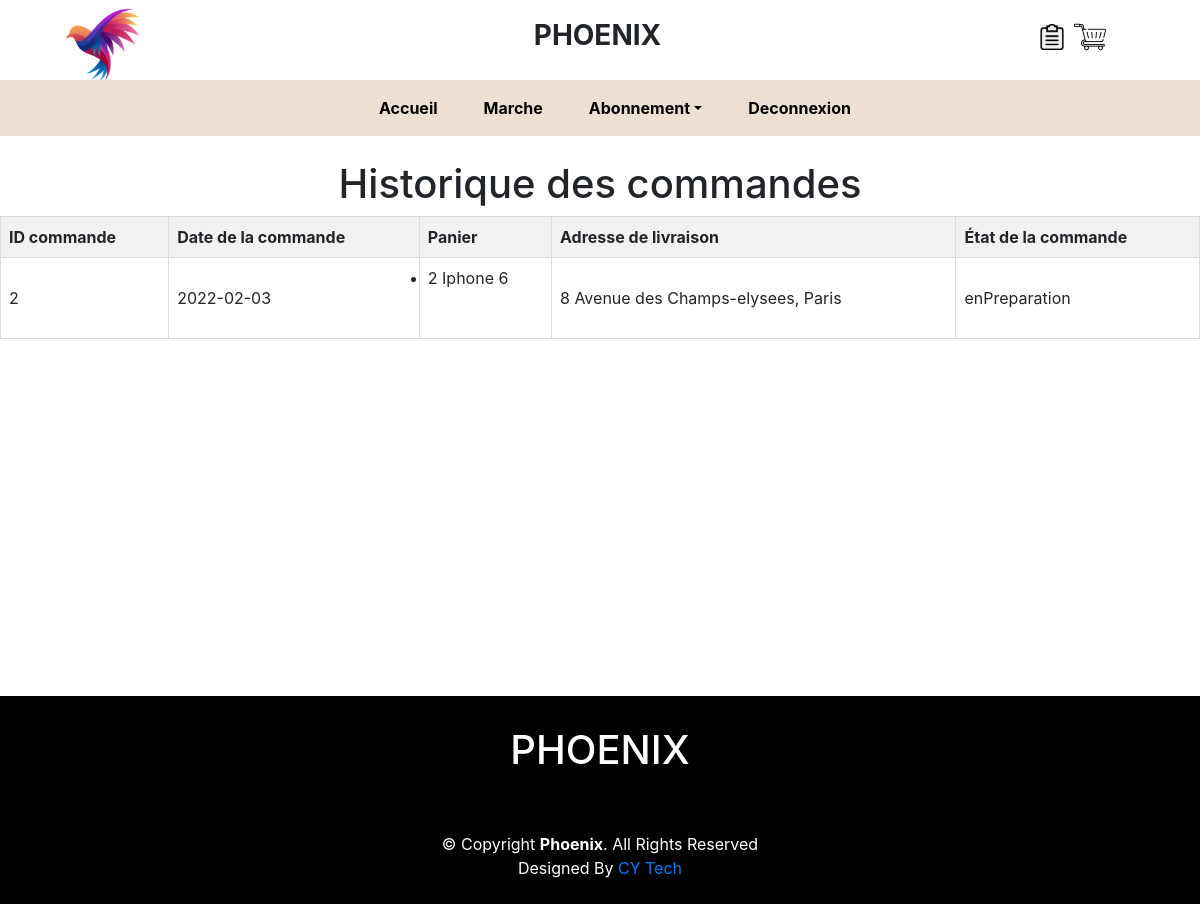
The page /deliveries/php/history.php (signed in) on the database as committed earlier.
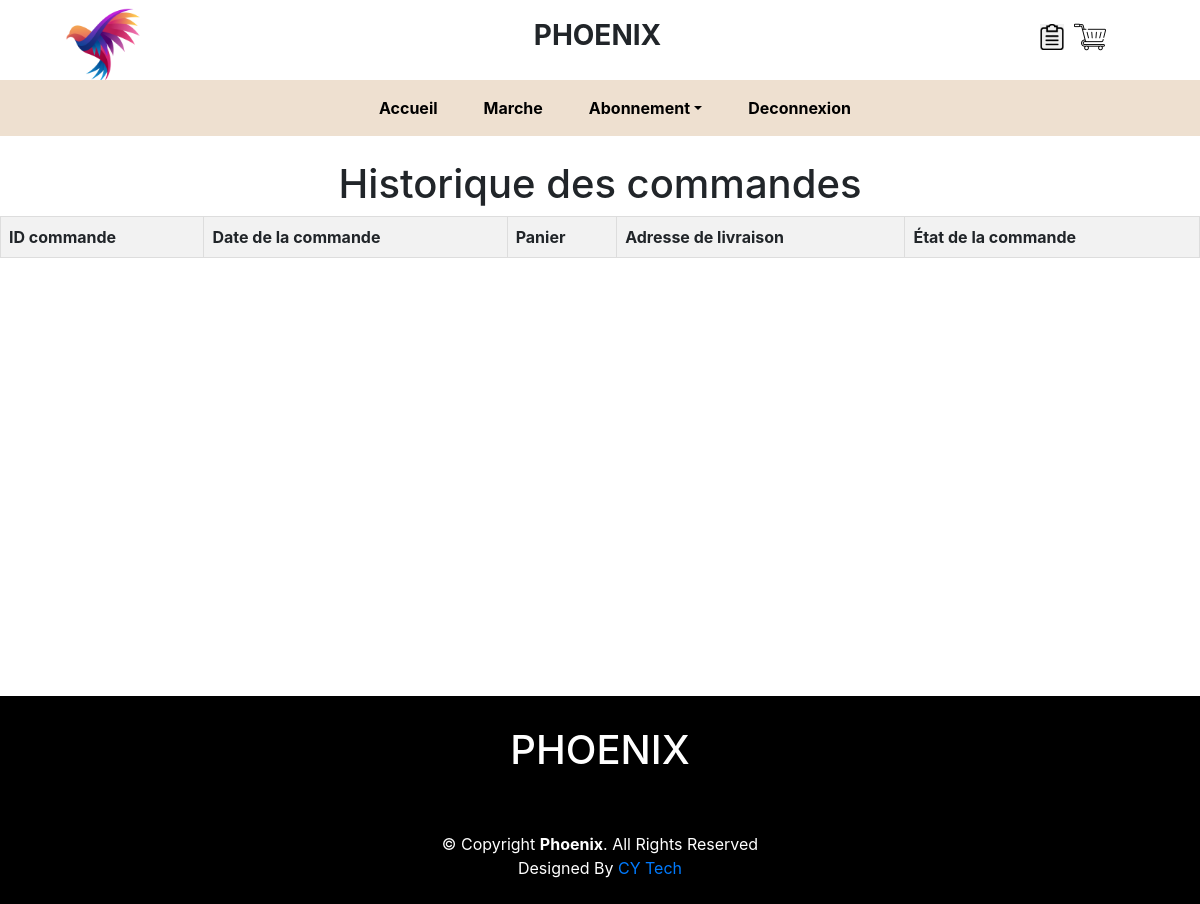
The same page on the database as committed later.
### tables this page shows
CREATE TABLE marketplace_archive (
        id_purchase INT AUTO_INCREMENT PRIMARY KEY,
        id_customer INT,
        purchase_date DATE NOT NULL,
        purchase_basket TEXT NOT NULL,
        purchase_adress TEXT NOT NULL,
        id_livreur INT,
        etatExped ENUM('enPreparation', 'prepare', 'Livre') DEFAULT 'enPreparation',
        date_livraison DATE
    );

CREATE TABLE marketplace_product(
        id_product INT AUTO_INCREMENT,
        product_name VARCHAR(30),
        product_price DECIMAL(6,2),
        product_category VARCHAR(15),
        product_stock INT,
        product_desc TEXT,
        product_img VARCHAR(100),
        id_compagny INT,
        product_stats TEXT,

        FOREIGN KEY fk_compagny(id_compagny) REFERENCES marketplace_compagny(id_compagny),
        PRIMARY KEY(id_product)
    );

### deliveries/php/function/sqlCmd.php (called while the page is built, shortened)
<?php
    function sqlSearch($PDO, $sql){
        $results = $PDO->prepare($sql);
        $results->execute();
        $list = $results->fetchALL(PDO::FETCH_ASSOC);
        return $list;
    }
?>

### deliveries/php/history.php (the view, shortened to what this page needs)
<?php
    include "function/sqlCmd.php"
?>
<!DOCTYPE html>
<html>
<head>
    <link rel="stylesheet" href="https://cdn.jsdelivr.net/npm/bootstrap@4.3.1/dist/css/bootstrap.min.css">
    <link rel="stylesheet" href="../css/style.css">
    <link href='https://unpkg.com/boxicons@2.1.2/css/boxicons.min.css' rel='stylesheet'>
    <link rel="stylesheet" href="https://unicons.iconscout.com/release/v4.0.0/css/line.css">
    <link rel="stylesheet" type="text/css"
        href="https://stackpath.bootstrapcdn.com/font-awesome/4.7.0/css/font-awesome.min.css" />
</head>
<body>
<header>
        <div class="container">
            <div class="navbar-top">
                <div class="social-link">
                    <a href="index.php"><i><img src="../../marketplace/img/logo.png" alt="" width="90"></i></a>
                </div>
                <div class="logo">
                    <h3>PHOENIX</h3>
                </div>
                <div class="icons">
                <i><img src="" alt="" width="20px"></i>
                <?php
                    if($_SESSION['role'] == 'compagny'){
                        echo '<div class="input-box">
                            <form method="post" onsubmit="return validateForm()" action="../../marketplace/market.php" class="mb-3">
                                <input type="text" id="category" name="category" placeholder="Rechercher...">
                                <span class="icon">
                                    <i class="uil uil-search search-icon"></i>
                                    <i><img src="" id="decal" alt="" width="30px"></i>
                                </span>
                                <i class="uil uil-times close-icon"></i>
                            </form>
                        </div>';
                    }
                    else{
                        echo '
                        <div class="input-box">
                            <form method="post" onsubmit="return validateForm()" action="../../marketplace/market.php" class="mb-3">
                                <input type="text" id="category" name="category" placeholder="Rechercher...">
                                <span class="icon">
                                    <i class="uil uil-search search-icon"></i>';
                                if(!empty($_SESSION['id'])){
                                    echo '<a href="history.php"><i><img src="../../marketplace/img/historique.png" alt="" width="24px"></i></a>';
                                    echo '<a id="decal2" href="../../marketplace/basket.php"><i><img src="../../marketplace/img/shopping-cart.png"  alt="" width="32px"></i></a>';
                                }else{
                                    echo '<a id="decal" href="../../marketplace/basket.php"><i><img src="../../marketplace/img/shopping-cart.png"  alt="" width="32px"></i></a>';
                                }
                                echo'
                                </span>
                                <i class="uil uil-times close-icon"></i>
                            </form>
                        </div>';
                    }
                    ?>
            </div>
            </div>
        </div>
        <nav class="navbar navbar-expand-md" id="navbar-color">
            <div class="container">
                <div class="collapse navbar-collapse" id="collapsibleNavbar">
                    <ul class="navbar-nav">
                        <li class="nav-item">
                            <a class="nav-link" href="../../marketplace/index.php">Accueil</a>
                        </li>
                        <li class="nav-item">
                            <a class="nav-link" href="../../marketplace/market.php">Marche</a>
                        </li>
                        <?php
                if($_SESSION['role'] == 'customer'){
                    echo '
                    <li class="nav-item dropdown">
                        <a class="nav-link dropdown-toggle" href="#" id="navbarDropdownMenuLink" role="button" data-toggle="dropdown" aria-haspopup="true" aria-expanded="false">Abonnement</a>
                        <div class="dropdown-menu" aria-labelledby="navbarDropdownMenuLink">
                            <a class="dropdown-item" href="../../marketplace/php\subscriptionManagement\suscribe.php">Souscrire</a>
                        </div>
                    </li>';
                }
                if(empty($_SESSION['login'])){
                    echo '<li><a class="nav-link" aria-current="page" href="../../marketplace/connection.php">Connexion</a></li>';
                }
                else{
                    echo'<li><a class="nav-link" aria-current="page" href="../../marketplace/php/userManagement/logout.php">Deconnexion</a></li>';
                }
                ?>
                    </ul>
                </div>
            </div>
        </nav>
    </header>
	<div id="min-taille">
		<br>
	<h1>Historique des commandes</h1>
	<?php
				require '../sql/db-config.php';
                try{
                    $PDO = new PDO($DB_DSN, $DB_USER, $DB_PASS);
                    $sql = "SELECT id_customer FROM marketplace_customer WHERE id_user = '".$_SESSION['id']."';";
                    $list = sqlSearch($PDO,$sql);
                    if (isset($list[0]['id_customer'])){
                        $idCustomer = $list[0]['id_customer'];
                    }
					$sql = 'SELECT * FROM marketplace_archive WHERE id_customer =' . $idCustomer . ';';
					$results = $PDO->prepare($sql);
					$results->execute();
					$archivedOrders = $results->fetchAll(PDO::FETCH_ASSOC);
					$totalOrders = count($archivedOrders);
					echo '<table>';
					echo '<thead><tr><th>ID commande</th><th>Date de la commande</th><th>Panier</th><th>Adresse de livraison</th><th>État de la commande</th></tr></thead>';
					echo '<tbody>';
					for ($i = 0; $i < $totalOrders; $i++) {
						$type = '';
						$order = $archivedOrders[$i];
						echo '<tr class="' . $type . '">';
						echo '<td>' . $order['id_purchase'] . '</td>';
						echo '<td>' . $order['purchase_date'] . '</td>';
						echo '<td>';
						$caracter = array("\"","'", "{", "}");
						$chaine = str_replace($caracter, "",  $order['purchase_basket']);
						$basketTab = explode(",",$chaine);
						$taille = count($basketTab);
						echo "<ul>";
						for ($j=0; $j<$taille; $j++)
						{
							$var = explode(":",$basketTab[$j]);
							$request = $PDO->prepare("SELECT product_name FROM marketplace_product WHERE id_product= ? ");
							$request->execute([$var[0]]);
							$donnees = $request->fetch();
							$produit = $donnees['product_name'];
							echo "<li>".$var[1]." ".$produit."</li>";
						}
						echo "<br></ul></td>";
						echo '<td>' . $order['purchase_adress'] . '</td>';
						echo '<td>' . $order['etatExped'] . '</td>';
						echo '</tr>';
					}
					echo '</tbody>';
					echo '</table>';
				}
                catch(PDOExeption $pe){
                    echo 'ERREUR : '.$pe->getMessage();
                }
			?>
			</div>
	<footer id="footer">
        <h1 class="text-center">PHOENIX</h1>
        <div class="icons text-center">
            <i class="bx bxl-twitter"></i>
            <i class="bx bxl-facebook"></i>
            <i class="bx bxl-instagram"></i>
        </div>
        <div class="copyright text-center">
            &copy; Copyright <strong><span>Phoenix</span></strong>. All Rights Reserved
        </div>
        <div class="credite text-center">
            Designed By <a href="#">CY Tech</a>
        </div>
        <br>
    </footer>
</body>
</html>

### deliveries/css/style.css (style rules this page uses)
* { margin: 0; padding: 0; }
.navbar-top { width: 100%; height: 10vh; display: flex; align-items: center; text-align: center; justify-content: space-between; }
.social-link i img { margin-left: 10px; transition: 0.5s ease; cursor: pointer; }
.logo h3 { font-weight: bold; }
.icons { display: flex; align-items: center; }
.icons i img { margin-left: 10px; cursor: pointer; }
.input-box { position: relative; height: 55px; max-width: 55px; width: 100%; margin: 0 40px; border-radius: 6px; background-color: #fff; transition: all 0.6s cubic-bezier(0.68, -0.55, 0.265, 1.55); margin-right: 0px; }
.icon { position: absolute; height: 100%; top: 0; left: 0; width: 60px; border-radius: 6px; display: flex; justify-content: center; background-color: #fff; }
#decal2 { margin-right: 125px; }
.input-box form { padding-top: 15px; }
#navbar-color { background-color: rgba(238, 224, 208); }
.navbar-nav { margin: auto; }
.nav-link { margin-left: 30px; font-weight: bold; color: black; transition: 0.5s ease; cursor: pointer; }
#footer { width: 100%; background-color: black; bottom: 0; }
#footer h1 { color: white; padding-top: 30px; }
.icons i { color: rgb(0, 0, 0); font-size: 30px; cursor: pointer; }
.copyright { color: white; margin-top: 20px; }
.credite { color: white; }
#min-taille { min-height: 70vh; text-align: center; }

### deliveries/php/history.php (style rules this page uses)
table { border-collapse: collapse; width: 100%; }
th, td { text-align: left; padding: 8px; border: 1px solid #ddd; }
th { background-color: #f2f2f2; }

Rows that differ between the two databases and show on the page:
removed marketplace_archive: id_purchase "2", purchase_date "2022-02-03", purchase_basket "2", marketplace_product.product_name "Iphone 6", purchase_adress "8 Avenue des Champs-elysees, Paris", etatExped "enPreparation"
